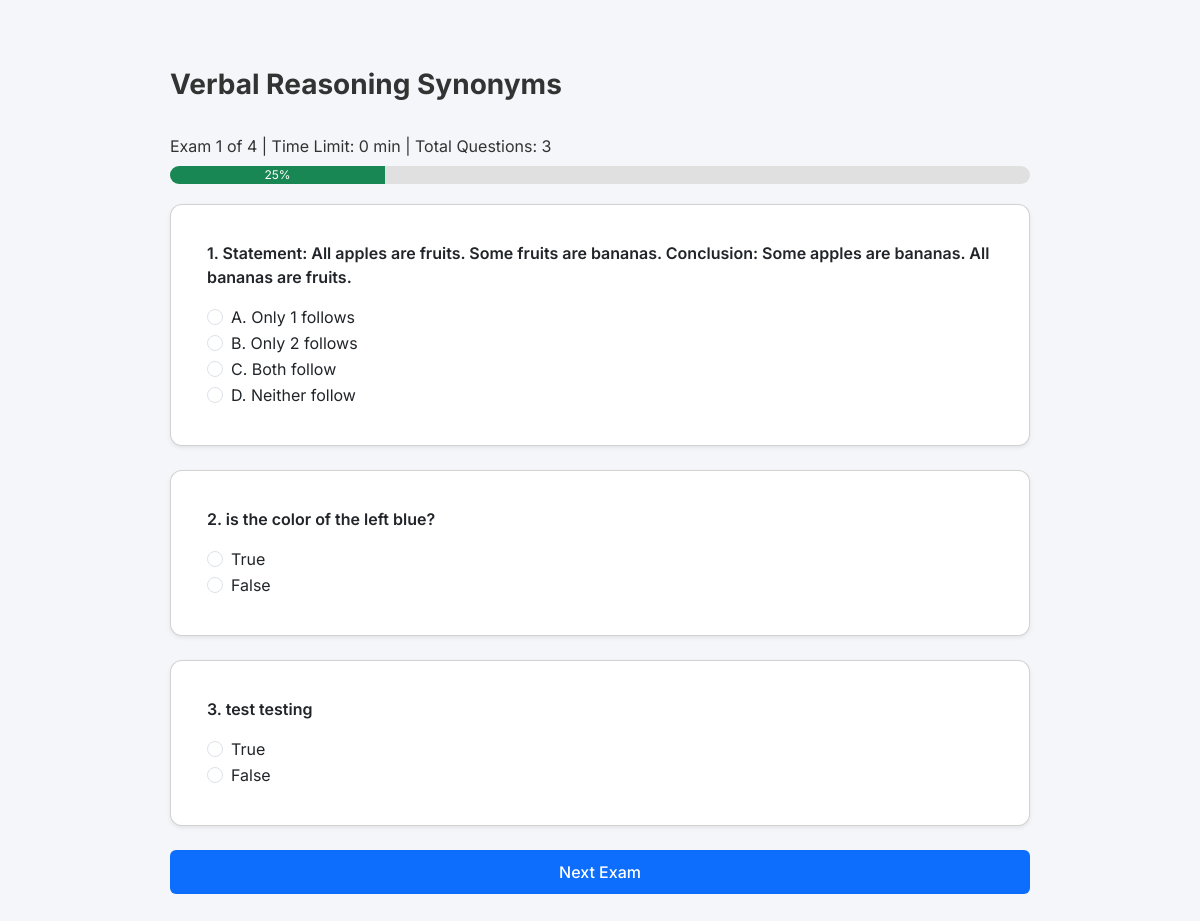
/exams/ (signed in), run on the app's committed database.
### exams/models.py (models this page shows, shortened)
class Exam(models.Model):
    title = models.CharField(max_length=200)
    battery = models.ForeignKey(TestBattery, on_delete=models.CASCADE)
    time_limit_minutes = models.IntegerField(null=True, blank=True)
    sort_order = models.PositiveIntegerField(default=0)  # ✅ Add this line
    class Meta:
        ordering = ['sort_order']

class MCQQuestion(models.Model):
    exam = models.ForeignKey('Exam', on_delete=models.CASCADE)
    question_text = models.TextField()

class MCQChoice(models.Model):
    exam = models.ForeignKey('Exam', on_delete=models.CASCADE)
    question_text = models.TextField()
    choice_text = models.CharField(max_length=200)
    is_correct = models.BooleanField(default=False)
    question = models.ForeignKey(
        'MCQQuestion',
        on_delete=models.CASCADE,
        related_name='choices',  # ✅ Add this line
        null=True,
        blank=True
    )

class TrueFalseQuestion(models.Model):
    exam = models.ForeignKey(Exam, on_delete=models.CASCADE)
    question_text = models.TextField()

### exams/views.py (the view, shortened to what this page needs)
# urls.py: path("", views.list_exams_by_battery, name="list_exams"),
def list_exams_by_battery(request):
    examinee_id = request.session.get("examinee_id")
    if not examinee_id:
        return redirect("examinee_login")
    examinee = get_object_or_404(ExamineeAccount, id=examinee_id)
    exams = list(Exam.objects.filter(battery=examinee.test_battery).order_by("sort_order"))
    if not exams:
        return render(request, "exams/no_exams.html")
    exam_index = int(request.GET.get("exam", 0))
    if exam_index >= len(exams):
        return redirect("exam_complete")
    current_exam = exams[exam_index]
    LIKERT_CHOICES = [
        ("5", "Strongly Agree"),
        ("4", "Agree"),
        ("3", "Neutral"),
        ("2", "Disagree"),
        ("1", "Strongly Disagree"),
    ]
    questions = []
    for model, qtype in [
        (LikertQuestion, "likertquestion"),
        (MCQQuestion, "mcqquestion"),
        (EssayQuestion, "essayquestion"),
        (TrueFalseQuestion, "truefalsequestion")
    ]:
        qs = list(model.objects.filter(exam=current_exam))
        if qtype in ["mcqquestion", "truefalsequestion"]:
            for q in qs:
                q.choices_set = q.choices.all()
        for q in qs:
            q.qtype = qtype
            if hasattr(q, "question_text"):
                q.text = q.question_text
            elif hasattr(q, "statement"):
                q.text = q.statement
            elif hasattr(q, "prompt"):
                q.text = q.prompt
            elif hasattr(q, "text"):
                q.text = q.text
            else:
                q.text = "Untitled"
        questions += qs
    questions.sort(key=lambda q: q.id)
    return render(request, "exams/take_exam_paginated.html", {
        "questions": questions,
        "current_exam": current_exam,
        "exam_index": exam_index + 1,
        "total_exams": len(exams),
        "has_next": exam_index + 1 < len(exams),
        "warning": "",
        "progress_percent": int(((exam_index + 1) / len(exams)) * 100),
        "likert_choices": LIKERT_CHOICES,
    })

### exams/templates/exams/take_exam_paginated.html (shortened to what this page needs)
{% load static %}
{% load custom_filters %}
<!DOCTYPE html>
<html lang="en">
<head>
  <link href="https://cdn.jsdelivr.net/npm/bootstrap@5.3.0/dist/css/bootstrap.min.css" rel="stylesheet">
  <link rel="stylesheet" href="{% static 'css/exam_style.css' %}">
</head>
<body>
<div class="container mt-5 mb-5">
  <div class="d-flex justify-content-between align-items-center mb-4">
    <h3 class="fw-bold">{{ current_exam.title }}</h3>
  </div>
  <div class="mb-3">
    <span>Exam {{ exam_index }} of {{ total_exams }}</span> |
    <span>Time Limit: {{ current_exam.time_limit_minutes }} min</span> |
    <span>Total Questions: {{ questions|length }}</span>
    <div class="progress mt-2">
      <div class="progress-bar bg-success" role="progressbar" style="width: {{ progress_percent }}%;">
        {{ progress_percent }}%
      </div>
    </div>
  </div>
  <form method="post" id="exam-form">
    {% for question in questions %}
      <div class="card mb-4 shadow-sm question-box">
        <div class="card-body">
          <p class="fw-semibold">{{ forloop.counter }}. {{ question.text }}</p>
          {% if question.qtype == "likertquestion" %}
            <fieldset class="likert-group">
              <legend class="visually-hidden">Likert for question {{ forloop.counter }}</legend>
            <div class="likert-horizontal">
              {% for val, label in likert_choices %}
                <label class="{% if unanswered %}unanswered{% endif %}">
                  <input
                    type="radio"
                    name="q_{{ question.id }}"
                    value="{{ val }}"
                    class="likert-radio"
                    onchange="saveAnswerToLocalStorage({{ question.id }}, '{{ val }}')"
                    {% if request.session|get_item:"answer_"|add:question.id|stringformat:"s" == val %}checked{% endif %}>
                  <span class="likert-text">{{ label }}</span>
                </label>
              {% endfor %}
            </div>
            <script>
              (function(){
                const saved = localStorage.getItem("answer_{{ question.id }}");
                if (saved) {
                  const r = document.querySelector(`input[name='q_{{ question.id }}'][value='${saved}']`);
                  if (r) r.checked = true;
                }
              })();
            </script>
          {% elif question.qtype == "mcqquestion" %}
            {% for choice in question.choices.all %}
              <div class="form-check">
                <input class="form-check-input" type="radio" name="q_{{ question.id }}" value="{{ choice.id }}"
                  id="q_{{ question.id }}_{{ forloop.counter }}"
                  onchange="saveAnswerToLocalStorage({{ question.id }}, '{{ choice.id }}')">
                <label class="form-check-label" for="q_{{ question.id }}_{{ forloop.counter }}">{{ choice.choice_text }}</label>
              </div>
            {% endfor %}
          {% elif question.qtype == "truefalsequestion" %}
            <div class="form-check">
              <input class="form-check-input" type="radio" name="q_{{ question.id }}" value="True"
                id="q_{{ question.id }}_true"
                onchange="saveAnswerToLocalStorage({{ question.id }}, 'True')">
              <label class="form-check-label" for="q_{{ question.id }}_true">True</label>
            </div>
            <div class="form-check">
              <input class="form-check-input" type="radio" name="q_{{ question.id }}" value="False"
                id="q_{{ question.id }}_false"
                onchange="saveAnswerToLocalStorage({{ question.id }}, 'False')">
              <label class="form-check-label" for="q_{{ question.id }}_false">False</label>
            </div>
          {% endif %}
        </div>
      </div>
    {% endfor %}
    <button type="submit" class="btn btn-primary w-100">
      {% if has_next %}Next Exam{% else %}Submit{% endif %}
    </button>
  </form>
</div>
</body>
</html>

### static/css/exam_style.css (style rules this page uses)
body { font-family: 'Inter', sans-serif; background-color: #f4f6f9; color: #333; margin: 0; padding: 0; }
.container { max-width: 900px; margin: 40px auto; padding: 20px; animation: fade-in 0.5s ease-in-out; }
.progress { height: 18px; border-radius: 10px; overflow: hidden; background-color: #e0e0e0; margin-bottom: 20px; }
.progress-bar { background-color: #198754; transition: width 0.4s ease; }
.question-box { background-color: #fff; border-radius: 12px; padding: 20px; box-shadow: 0 0 10px rgba(0,0,0,0.05); margin-bottom: 20px; transition: border 0.3s ease, box-shadow 0.3s ease; }
input[type="radio"] { margin-right: 8px; }
button[type="submit"] { background-color: #0d6efd; border: none; padding: 10px 28px; color: #fff; font-weight: 500; border-radius: 6px; transition: background 0.3s ease; }

### data on the page
Exam: title "Verbal Reasoning Synonyms", time_limit_minutes "0"
MCQQuestion: text "Statement: All apples are fruits. Some fruits are bananas. Conclusion: Some apples are bananas. All bananas are fruits."
MCQChoice: choice_text "A. Only 1 follows"
MCQChoice: choice_text "B. Only 2 follows"
MCQChoice: choice_text "C. Both follow"
MCQChoice: choice_text "D. Neither follow"
TrueFalseQuestion: text "is the color of the left blue?"
TrueFalseQuestion: text "test testing"

### other printed values
{{ exam_index }} "1"
{{ total_exams }} "4"
{{ questions|length }} "3"
{{ progress_percent }} "25"
